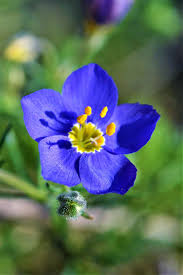
#> input picture src/data/BlueBowl_01.jpg, 183 x 275 px
$ python -i manzanas.py   (imports and definitions only)   (older library calls are emulated)
#> lines starting #> are read from the running program, lines starting #| are printed output that depends on the picture; after the words box and inside, x2 and y2 are one past the last pixel; in counts of white or black regions, pixels touching at a corner belong together
### src/utils.py
import cv2
import matplotlib.pyplot as plt

def cargar_imagen(ruta, modo='color'):
#> called with ruta = 'data/BlueBowl_01.jpg', modo = 'color'
    if modo == 'color':
        img = cv2.imread(ruta, cv2.IMREAD_COLOR)
#> img is the input picture: shape (275, 183, 3); mean B, G, R 99.1, 104.7, 87.2
        if img is None:
            raise FileNotFoundError(f"No se pudo cargar la imagen: {ruta}")
        # Convertir de BGR → RGB por defecto
        return cv2.cvtColor(img, cv2.COLOR_BGR2RGB)
    elif modo == 'gris':
        img = cv2.imread(ruta, cv2.IMREAD_GRAYSCALE)
        if img is None:
            raise FileNotFoundError(f"No se pudo cargar la imagen: {ruta}")
        return img
    else:
        raise ValueError("Modo debe ser 'color' o 'gris'")

# [16 lines left out: functions mostrar_imagen, guardar_imagen, not called in this run]

### src/operations/color_ops.py
import cv2

def obtener_tamano_tipo(img):
    return img.shape, img.dtype

def separar_canales(img):
    b, g, r = cv2.split(img)
    return r, g, b, r, g, b  # Para mantener consistencia con RGB

def a_gris(img):
    return cv2.cvtColor(img, cv2.COLOR_BGR2GRAY)
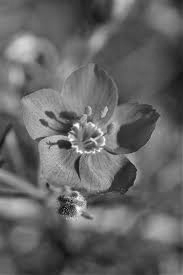
#> returned value: shape (275, 183); min 4, max 255, mean 101

# [14 lines left out: functions a_binaria, a_binaria_adaptativa, a_rgb, not called in this run]

### src/operations/filters.py
import cv2
import numpy as np

def filtro_blur(img, ksize=(5,5)):
    return cv2.blur(img, ksize)

def filtro_gaussiano(img, ksize=(5,5), sigma=0):
#> called with ksize = (5, 5), sigma = 0
    return cv2.GaussianBlur(img, ksize, sigma)

def filtro_sharpen(img, kernel=None):
    if kernel is None:
        kernel = np.array([[0, -1,  0],
                           [-1,  5, -1],
                           [0, -1,  0]])
    return cv2.filter2D(img, ddepth=0, kernel=kernel)

def filtro_mediana(img, ksize=5):
    return cv2.medianBlur(img, ksize)

def filtro_laplaciano(img, ksize=3):
    gray = cv2.cvtColor(img, cv2.COLOR_BGR2GRAY) if len(img.shape)==3 else img
    return cv2.Laplacian(gray, cv2.CV_64F, ksize=ksize)

# [16 lines left out: functions borde_sobel, borde_prewitt, not called in this run]

def borde_canny(img, umbral1=100, umbral2=200):
    gray = cv2.cvtColor(img, cv2.COLOR_BGR2GRAY) if len(img.shape)==3 else img
    return cv2.Canny(gray, umbral1, umbral2)

### src/operations/descriptors.py
import cv2
import numpy as np
import operations.filters as filters


# [47 lines left out: functions caracteristicas_hog, puntos_clave_kaze, puntos_clave_akaze, segmentacion_grabcut, not called in this run]

def laplaciano_de_gauss(img, ksize=(5,5), sigma=0):
    img = cv2.cvtColor(img, cv2.COLOR_BGR2GRAY) if len(img.shape) == 3 else img
    blurred = filters.filtro_gaussiano(img, ksize, sigma)
    laplacian = cv2.Laplacian(blurred, cv2.CV_64F)
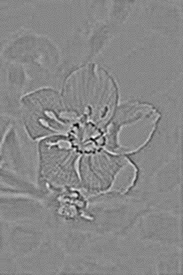
#> laplacian: shape (275, 183) float64; min -48, max 42, mean 0; drawn with min black and max white
    return np.uint8(np.absolute(laplacian))

# [19 lines left out: function flujo_optico, not called in this run]

def puntos_clave_sift(img):
    img = cv2.cvtColor(img, cv2.COLOR_BGR2GRAY) if len(img.shape) == 3 else img

    sift = cv2.SIFT_create()
    keypoints, descriptors = sift.detectAndCompute(img, None)

    img_keypoints = cv2.drawKeypoints(img, keypoints, None, flags=cv2.DRAW_MATCHES_FLAGS_DRAW_RICH_KEYPOINTS)

    return keypoints, descriptors, img_keypoints

def puntos_clave_orb(img, nfeatures=500):
    img = cv2.cvtColor(img, cv2.COLOR_BGR2GRAY) if len(img.shape) == 3 else img

    orb = cv2.ORB_create()
    keypoints, descriptors = orb.detectAndCompute(img, None)

    img_keypoints = cv2.drawKeypoints(img, keypoints, None, color=(0, 255, 0), flags=0)

    return keypoints, descriptors, img_keypoints

### src/operations/arithm_ops.py
import cv2
import numpy as np

def sumar(img1, img2):
    return cv2.add(img1, img2)

def restar(img1, img2):
    return cv2.subtract(img1, img2)

def multiplicar(img1, img2):
    return cv2.multiply(img1, img2)

def dividir(img1, img2):
    return cv2.divide(img1, img2)

# [9 lines left out: functions ajustar_brillo, ajustar_contraste, not called in this run]

### src/operations/textures_first_order.py
import numpy as np

def media(img):
    return np.mean(img)

def varianza(img):
    return np.var(img)

def desviacion_estandar(img):
    return np.std(img)

def entropia(img):
    # Convertir la imagen a tipo float para evitar problemas con valores negativos
    img_float = np.float32(img) + 1e-5  # Añadir un pequeño valor para evitar log(0)
    return -np.sum(img_float * np.log(img_float))

### src/operations/textures_second_order.py
import numpy as np
import cv2
from skimage.feature import graycomatrix
from skimage.feature import graycoprops
from skimage import img_as_ubyte


def contraste(img):
    img = cv2.imread(img, cv2.IMREAD_GRAYSCALE) if len(img.shape)==3 else img
    img = img_as_ubyte(img)
    glcm = graycomatrix(img, distances=[1], angles=[0], symmetric=True, normed=True)
    return graycoprops(glcm, prop='contrast')

def homogeneidad(img):
    img = cv2.imread(img, cv2.IMREAD_GRAYSCALE) if len(img.shape)==3 else img
    img = img_as_ubyte(img)
    glcm = graycomatrix(img, distances=[1], angles=[0], symmetric=True, normed=True)
    return graycoprops(glcm, prop='homogeneity')

def disimilitud(img):
    img = cv2.imread(img, cv2.IMREAD_GRAYSCALE) if len(img.shape)==3 else img
    img = img_as_ubyte(img)
    glcm = graycomatrix(img, distances=[1], angles=[0], symmetric=True, normed=True)
    return graycoprops(glcm, prop='dissimilarity')

def energia(img):
    img = cv2.imread(img, cv2.IMREAD_GRAYSCALE) if len(img.shape)==3 else img
    img = img_as_ubyte(img)
    glcm = graycomatrix(img, distances=[1], angles=[0], symmetric=True, normed=True)
    return graycoprops(glcm, prop='energy')

def correlacion(img):
    img = cv2.imread(img, cv2.IMREAD_GRAYSCALE) if len(img.shape)==3 else img
    img = img_as_ubyte(img)
    glcm = graycomatrix(img, distances=[1], angles=[0], symmetric=True, normed=True)
    return graycoprops(glcm, prop='correlation')

# [11 lines left out: functions media_glcm, desviacion_estandar_glcm, not called in this run]

def entropia_glcm(img):
    img = cv2.imread(img, cv2.IMREAD_GRAYSCALE) if len(img.shape)==3 else img
    img = img_as_ubyte(img)
    glcm = graycomatrix(img, distances=[1], angles=[0], symmetric=True, normed=True)

    glcm_flat = glcm.flatten()
    glcm_flat = glcm_flat[glcm_flat > 0]  # Eliminar ceros para evitar log(0)
    return -np.sum(glcm_flat * np.log(glcm_flat))

### src/operations/hu_moments.py
import cv2
import numpy as np
import matplotlib.pyplot as plt
import operations.filters as filters
from io import BytesIO


def calcular_momentos_hu(img, suavizar=False, canny=False, umbral=127):
    img = cv2.cvtColor(img, cv2.COLOR_BGR2GRAY) if len(img.shape) == 3 else img

    # Suavizado opcional
    if suavizar:
        img = filters.filtro_gaussiano(img, (5, 5), 0)

    # Umbralización a binario
    _, binary_image = cv2.threshold(img, umbral, 255, cv2.THRESH_BINARY)

    # Canny opcional
    if canny:
        imagen_procesada = filters.borde_canny(binary_image, 100, 200)
    else:
        imagen_procesada = binary_image

    # Cálculo de los momentos
    moments = cv2.moments(imagen_procesada)

    # Cálculo de los momentos de Hu
    hu_moments = cv2.HuMoments(moments)

    return hu_moments, imagen_procesada


# [5 lines left out: function comparar_momentos, not called in this run]

def generar_imagen_con_momentos_completo(img, hu_moments, title="Imagen con Momentos de Hu"):
    fig, ax = plt.subplots()
    ax.imshow(img, cmap='gray')
    ax.set_title(title)
    ax.axis('off')

    hu_text = "\n".join([f"Hu[{i+1}]: {hu[0]:.2e}" for i, hu in enumerate(hu_moments)])
    fig.text(0.02, 0.5, hu_text, fontsize=10, va='center')

    # Convertir a array
    buf = BytesIO()
    fig.savefig(buf, format='png', bbox_inches='tight')
    buf.seek(0)
    arr = np.frombuffer(buf.getvalue(), dtype=np.uint8)
    img_array = cv2.imdecode(arr, cv2.IMREAD_COLOR)
    plt.close(fig)

    return fig, img_array

### src/operations/houg_transform.py
import cv2
import numpy as np
import matplotlib.pyplot as plt
import operations.filters as filters

# [17 lines left out: function houg_transform, not called in this run]


def houg_transform_circles(img, dp=1.2, minDist=40, canny_umbral=100, acumulacion_umbral=30, minRadius=20, maxRadius=60):
    img = cv2.cvtColor(img, cv2.COLOR_BGR2GRAY) if len(img.shape)==3 else img

    gray_blur = filters.filtro_gaussiano(img, (9, 9), 2)

    circles = cv2.HoughCircles(
        gray_blur,
        cv2.HOUGH_GRADIENT,
        dp=dp,
        minDist=minDist,
        param1=canny_umbral,
        param2=acumulacion_umbral,
        minRadius=minRadius,
        maxRadius=maxRadius
    )

    output_img = cv2.cvtColor(img, cv2.COLOR_GRAY2BGR)

    if circles is not None:
        circles = np.uint16(np.around(circles))
        for (x, y, r) in circles[0, :]:
            cv2.circle(output_img, (x, y), r, (0, 255, 0), 2)
            cv2.circle(output_img, (x, y), 2, (0, 0, 255), 3)

    return output_img, circles

### src/operations/morph_ops.py
import cv2
import numpy as np

# Erosión
# [16 lines left out: functions erosion, dilatacion, apertura, not called in this run]

# Cierre (Dilatación seguida de Erosión)
def cierre(img, kernel=None):
    if kernel is None:
        kernel = crear_kernel()
    return cv2.morphologyEx(img, cv2.MORPH_CLOSE, kernel)

# Gradiente morfológico (Diferencia entre Dilatación y Erosión)
# [16 lines left out: functions gradiente, top_hat, black_hat, not called in this run]

def crear_kernel(tamano=(5,5)):
    return np.ones(tamano, np.uint8)

### src/manzanas.py
import cv2
import numpy as np
import pandas as pd

import operations.filters as fil
import operations.color_ops as cop
import operations.morph_ops as mop
import operations.arithm_ops as aop
import operations.descriptors as desc
import operations.houg_transform as ht
import operations.hu_moments as hm
import operations.textures_first_order as tfo
import operations.textures_second_order as tso
from utils import cargar_imagen, mostrar_imagen
from menu_tkinter import lanzar_menu_interactivo


def detectar_interiores_manzana(ruta):
    """
    Detección y análisis de interiores de manzanas (mitades, rebanadas, en cascos, etc)

    Etapas:
        1. Preprocesamiento (grises, Laplaciano de Gauss)
        2. Binarización doble + realce de bordes
        3. Operaciones morfológicas para cerrar regiones
        4. Creación de máscara de interiores
        5. Cálculo de diferencia de canales (G - R)
        6. Detección de contornos internos
        7. Cálculo de descriptores de textura y forma
        8. Visualización de descriptores sobre la imagen
        9. Visualización y retorno de resultados
    """

    # === 1. CARGA Y PREPROCESAMIENTO ===
    img = cargar_imagen(ruta)
    gris = cop.a_gris(img)

    # Realce de bordes con Laplaciano de Gauss
    log = desc.laplaciano_de_gauss(img)
    log = cv2.medianBlur(log, 5)

    # === 2. BINARIZACIÓN DOBLE Y SUAVIZADO ===
    _, binaria = cv2.threshold(log, 8, 188, cv2.THRESH_BINARY + cv2.THRESH_OTSU)
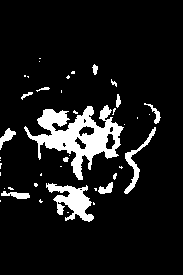
#> binaria: shape (275, 183); values 0 (black) and 188 (white), 10.1% white; 42 white regions (29 under 20 px), largest, box (x1, y1, x2, y2) and area: (24, 105, 124, 180) 2959, (46, 183, 94, 222) 912, (124, 127, 156, 194) 373
    binaria_blur = fil.filtro_blur(binaria)
    binaria_sharpen = fil.filtro_sharpen(binaria_blur)

    _, binaria = cv2.threshold(binaria_sharpen, 8, 188, cv2.THRESH_BINARY + cv2.THRESH_OTSU)
#> binaria: shape (275, 183); values 0 (black) and 188 (white), 10.6% white; 27 white regions (13 under 20 px)
    binaria_blur = fil.filtro_blur(binaria)
    binaria_sharpen = fil.filtro_sharpen(binaria_blur)

    # === 3. MORFOLOGÍA PARA CERRAR REGIONES ===
    kernel = np.ones((9, 9), np.uint8)
    binaria_dilatada = cv2.dilate(binaria_sharpen, kernel, iterations=1)
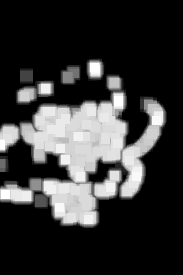
#> binaria_dilatada: shape (275, 183); min 0, max 255, mean 53.1
    contornos, _ = cv2.findContours(binaria_dilatada, cv2.RETR_EXTERNAL, cv2.CHAIN_APPROX_SIMPLE)
#> contornos = 6 contours; box (x1, y1, x2, y2) and area: (0, 74, 167, 228) 13928, (15, 80, 55, 105) 644, (86, 58, 105, 81) 360, (60, 65, 81, 85) 336, (20, 68, 33, 84) 180, (0, 156, 9, 172) 118

    # === 4. MÁSCARA DE INTERIORES ===
    mask = np.zeros_like(gris, dtype=np.uint8)
    for c in contornos:
        area = cv2.contourArea(c)
        if area < 6000:
            continue
        cv2.drawContours(mask, [c], -1, 255, -1)
#> this loop made 6 passes
#> area on passes 1, 2, 3, 5, 6: 117.5, 644, 13928.5, 335.5, 359.5
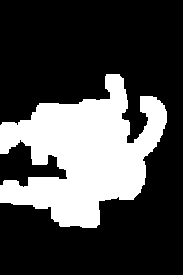
#> mask: shape (275, 183); 28.5% white; 1 white region, box (x1, y1, x2, y2) and area: (0, 74, 167, 228) 14363

    # Refinamiento morfológico
    mask = cv2.erode(mask, kernel, iterations=2)
#> mask: shape (275, 183); 13.7% white; 4 white regions (1 under 20 px), largest, box (x1, y1, x2, y2) and area: (19, 107, 137, 219) 6784, (0, 133, 12, 145) 70, (0, 193, 15, 195) 27
    mask = mop.cierre(mask, kernel)

    # === 5. APLICACIÓN DE MÁSCARA ===
    recorte_color = cv2.bitwise_and(img, img, mask=mask)
    r, g, b, _, _, _ = cop.separar_canales(recorte_color)
    diff = aop.restar(g, r)

    _, diff_binaria = cv2.threshold(diff, 80, 188, cv2.THRESH_BINARY + cv2.THRESH_OTSU)
#> diff_binaria: shape (275, 183); values 0 (black) and 188 (white), 2.8% white; 13 white regions (7 under 20 px)

    # === 6. DETECCIÓN DE CONTORNOS INTERNOS ===
    contornos_final, _ = cv2.findContours(diff_binaria, cv2.RETR_EXTERNAL, cv2.CHAIN_APPROX_SIMPLE)
#> contornos_final = 13 contours, 7 with area under 20; largest, box (x1, y1, x2, y2) and area: (69, 109, 104, 152) 754, (28, 184, 89, 199) 305, (68, 201, 80, 216) 65, (106, 123, 115, 136) 65, (126, 153, 135, 165) 42, (100, 108, 108, 117) 29
    resultado_final = img.copy()

    mask_final = np.zeros_like(gris, dtype=np.uint8)

    for i, c in enumerate(contornos_final):
        area = cv2.contourArea(c)
        if area < 4000:
            continue

        M = cv2.moments(c)
        if M["m00"] != 0:
            cx, cy = int(M["m10"]/M["m00"]), int(M["m01"]/M["m00"])
        else:
            cx, cy = 0, 0

        # Dibujar contorno y centroide
        cv2.drawContours(resultado_final, [c], -1, (0, 255, 255), 3)
        cv2.circle(resultado_final, (cx, cy), 5, (0, 255, 255), -1)
        cv2.putText(resultado_final, f"Carne_{i+1}", (cx, cy-10),
                    cv2.FONT_HERSHEY_SIMPLEX, 1, (0, 0, 255), 3)

        cv2.drawContours(mask_final, [c], -1, 255, -1)
#> this loop made 13 passes
#> area on passes 3, 6, 8, 11, 12, 13: 65, 305, 42, 65, 753.5, 29
#> mask_final: shape (275, 183); every value is 0

    recorte_final = cv2.bitwise_and(diff, diff, mask=mask_final)

    # === 7. DESCRIPTORES DE TEXTURA Y FORMA ===
    tfo_media = tfo.media(recorte_final)
#> tfo_media = 0
    tfo_var = tfo.varianza(recorte_final)
#> tfo_var = 0
    tfo_std = tfo.desviacion_estandar(recorte_final)
#> tfo_std = 0
    tfo_entropy = tfo.entropia(recorte_final)
#> tfo_entropy = 5.79

    tso_contrast = tso.contraste(recorte_final)
#> tso_contrast = [0]
    tso_homog = tso.homogeneidad(recorte_final)
#> tso_homog = [1]
    tso_dissim = tso.disimilitud(recorte_final)
#> tso_dissim = [0]
    tso_energy = tso.energia(recorte_final)
#> tso_energy = [1]
    tso_corr = tso.correlacion(recorte_final)
#> tso_corr = [1]
    tso_entropy = tso.entropia_glcm(recorte_final)
#> tso_entropy = 0

    momentos_hu, _ = hm.calcular_momentos_hu(recorte_final)
#> in calcular_momentos_hu, `moments = cv2.moments(imagen_procesada)`: moments = moments, m00 0
#> in calcular_momentos_hu, `hu_moments = cv2.HuMoments(moments)`: hu_moments = [0, 0, 0, 0, 0, 0, 0]
#> momentos_hu = [0, 0, 0, 0, 0, 0, 0]
    _, img_hu_m = hm.generar_imagen_con_momentos_completo(recorte_final, momentos_hu, title="Momentos de Hu")
#> in generar_imagen_con_momentos_completo, `img_array = cv2.imdecode(arr, cv2.IMREAD_COLOR)`:
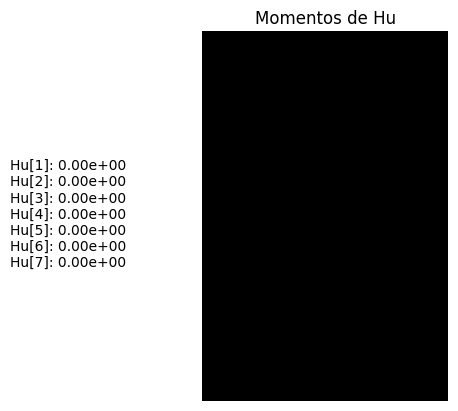
#> img_array: shape (411, 458, 3); min 0, max 255, mean 127.9

    # === 8. DESCRIPTORES ===
    imagen_descriptores = cv2.cvtColor(recorte_final, cv2.COLOR_GRAY2BGR)
#> imagen_descriptores: shape (275, 183, 3); every value is 0
    overlay = imagen_descriptores.copy()

    texto = [
        f"Media: {tfo_media:.2f}",
        f"Varianza: {tfo_var:.2f}",
        f"Entropía: {tfo_entropy:.2f}",
        f"Contraste: {tso_contrast[0,0]:.2f}",
        f"Homog.: {tso_homog[0,0]:.2f}",
        f"Energía: {tso_energy[0,0]:.2f}",
        f"Correl.: {tso_corr[0,0]:.2f}"
    ]
#> texto = ['Media: 0.00', 'Varianza: 0.00', 'Entropía: 5.79', 'Contraste: 0.00', 'Homog.: 1.00', 'Energía: 1.00', 'Correl.: 1.00']

    # Fondo negro semitransparente para legibilidad
    cv2.rectangle(overlay, (5, 5), (430, 5 + 35*len(texto)), (0, 0, 0), -1)
    imagen_descriptores = cv2.addWeighted(overlay, 0.6, imagen_descriptores, 0.4, 0)
    for i, t in enumerate(texto):
        cv2.putText(imagen_descriptores, t, (15, 35 + i*35), cv2.FONT_HERSHEY_SIMPLEX, 0.8, (0, 255, 255), 2, cv2.LINE_AA)
#> this loop made 7 passes
#> t on passes 1 to 7: 'Media: 0.00', 'Varianza: 0.00', 'Entropía: 5.79', 'Contraste: 0.00', 'Homog.: 1.00', 'Energía: 1.00', 'Correl.: 1.00'
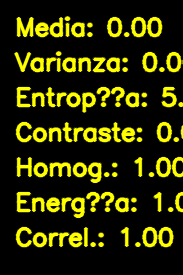
#> imagen_descriptores: shape (275, 183, 3); mean B, G, R 0, 44.5, 44.5

    kp_sift, des_sift, img_sift = desc.puntos_clave_sift(recorte_final)
#> in puntos_clave_sift, `keypoints, descriptors = sift.detectAndCompute(img, None)`: keypoints = (); descriptors = None
#> kp_sift = ()
    num_kp_sift = 0 if kp_sift is None else len(kp_sift)
#> num_kp_sift = 0

    kp_orb, des_orb, img_orb = desc.puntos_clave_orb(recorte_final, nfeatures=1000)
#> in puntos_clave_orb, `keypoints, descriptors = orb.detectAndCompute(img, None)`: keypoints = (); descriptors = None
#> kp_orb = ()
    num_kp_orb = 0 if kp_orb is None else len(kp_orb)
#> num_kp_orb = 0

    ht_circulos, circulos = ht.houg_transform_circles(recorte_final, canny_umbral=50, acumulacion_umbral=25, maxRadius=70)
#> in houg_transform_circles, `circles = cv2.HoughCircles( gray_blur, cv2.HOUGH_GRADIENT, dp=dp, minD..`: circles = None
    num_circulos = 0 if circulos is None else circulos.shape[1]
#> num_circulos = 0

    # === 9. SALIDAS ===
    vect_caracteristicas = {
        "nombre": ruta.split('/')[-1],
        "tfo_media": float(tfo_media),
        "tfo_varianza": float(tfo_var),
        "tfo_std": float(tfo_std),
        "tfo_entropia": float(tfo_entropy),
        "tso_contraste": float(tso_contrast[0,0]),
        "tso_homogeneidad": float(tso_homog[0,0]),
        "tso_disimilitud": float(tso_dissim[0,0]),
        "tso_energia": float(tso_energy[0,0]),
        "tso_correlacion": float(tso_corr[0,0]),
        "tso_entropia": float(tso_entropy),
        "hu_1": float(momentos_hu[0]),
        "hu_2": float(momentos_hu[1]),
        "hu_3": float(momentos_hu[2]),
        "hu_4": float(momentos_hu[3]),
        "hu_5": float(momentos_hu[4]),
        "hu_6": float(momentos_hu[5]),
        "hu_7": float(momentos_hu[6]),
        "num_keypoints_sift": num_kp_sift,
        "num_keypoints_orb": num_kp_orb,
        "num_circulos_hough": num_circulos
    }

    imagenes = {
        "Sharpen + Gaussiano": img,
        "Imagen a grises": gris,
        "Laplaciano de Gauss": log,
        "Binaria": binaria,
        "Bordes Sharpen": binaria_sharpen,
        "Máscara": mask,
        "Recorte color": recorte_color,
        "Resta G - R": diff,
        "Binaria de resta": diff_binaria,
        "Contornos final": resultado_final,
        "Recorte final": recorte_final,
        "Descriptores sobre interior": imagen_descriptores,
        "Momentos de Hu": img_hu_m,
        "Puntos clave SIFT": img_sift,
        "Puntos clave ORB": img_orb,
        "Círculos Hough": ht_circulos
    }

    return imagenes, vect_caracteristicas


# [126 lines left out: functions analizar_manzanas, test1, test2, not called in this run]


>>> result = detectar_interiores_manzana('data/BlueBowl_01.jpg')
